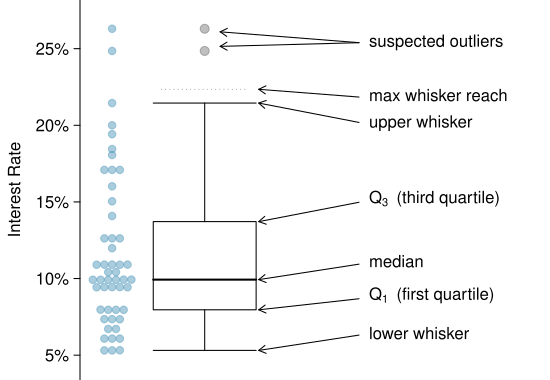

Source code (R):
require(openintro)
data(COL)
d <- loan50$interest_rate
the.seed <- 2

myPDF("loan_int_rate_box_plot_layout.pdf", 5.5, 3.8,
      mar = c(0, 4, 0, 1),
      mgp = c(2.8, 0.55, 0))
boxPlot(d,
        ylab = 'Interest Rate',
        xlim = c(0.3, 3),
        axes = FALSE,
        ylim = range(d) + sd(d) * c(-1,1) * 0.2)
AxisInPercent(2, c(0, pretty(d)))

arrows(2, min(d) + 1, 1.35, min(d), length = 0.08)
text(2, min(d) + 1, 'lower whisker', pos = 4)

arrows(2, quantile(d, 0.25) + sd(d) / 7,
       1.35, quantile(d, 0.25),
       length = 0.08)
text(2, quantile(d, 0.25) + sd(d)/6.5,
     expression(Q[1]~~'(first quartile)'), pos = 4)

m <- median(d)
arrows(2, m + sd(d) / 5, 1.35, m, length = 0.08)
text(2,m + sd(d) / 4.7, 'median', pos = 4)

q <- quantile(d, 0.75)
arrows(2, q + sd(d) / 4, 1.35, q, length = 0.08)
text(2, q + sd(d) / 3.8,
     expression(Q[3]~~'(third quartile)'), pos = 4)

arrows(2, rev(sort(d))[3] - sd(d) / 4,
       1.35, rev(sort(d))[3], length = 0.08)
text(2, rev(sort(d))[3] - sd(d) / 3.8,
     'upper whisker', pos = 4)

y <- quantile(d, 0.75) + 1.5 * IQR(d)
arrows(2, y - 0.1 * sd(d),
       1.35, y, length = 0.08)
lines(c(0.72, 1.28), rep(y, 2),
      lty = 3, col = '#00000066')
text(2, y - 0.1 * sd(d),
     'max whisker reach', pos = 4)

m <- rev(tail(sort(d), 5))
s <- m[1] - 0.3 * sd(m)
arrows(2, s, 1.1, m[1] - 0.2, length = 0.08)
arrows(2, s, 1.1, m[2] + 0.3, length = 0.08)
text(2, s, 'suspected outliers', pos = 4)

set.seed(the.seed)
pt.jitter <- 0.05
nco <- 50
cutoffs <- seq(0.9 * min(d), max(d), length.out = nco)
for (i in 2:nco) {
  these <- which(cutoffs[i - 1] < d & d <= cutoffs[i])
  lt <- length(these)
  if (lt == 0) {
    next
  }
  x <- pt.jitter * (1:lt)
  x <- x - mean(x)
  points(rep(0.4, lt) + x, d[these],
      col = rep(COL[1, 3], 25), pch = 19)
}

dev.off()

sort(d)[25:26]
quantile(d, c(0.25, 0.5, 0.75))
tail(sort(d), 4)


myPDF("loan_int_rate_box_plot_layout_small.pdf", 1.5, 2.5,
      mar = c(0, 4.1, 0, 0),
      mgp = c(2.3, 0.45, 0),
      tcl = -0.2)
boxPlot(d,
        ylab = '',
        axes = FALSE,
        xlim = c(0.5, 1.45),
        ylim = range(d) + sd(d) * c(-1,1) * 0.2)
AxisInPercent(2, c(0, pretty(d)), cex = 1.1)
par(las = 0)
mtext("Interest Rate", 2,
      line = 2.5,
      cex = 1.1)
dev.off()

myPDF("loan_int_rate_box_plot_horiz.pdf", 2.5, 1.5,
      mar = c(4.1, 0, 0, 0),
      mgp = c(2.3, .45, 0),
      tcl = -0.2)
boxPlot(d,
        ylab = 'I',
        axes = FALSE, horiz=TRUE,
        ylim = c(0.5, 1.45),
        xlim = range(d) + sd(d) * c(-1,1) * 0.2)
AxisInPercent(1, c(0, pretty(d)), cex = 1.1)
par(las = 0)
mtext("Interest Rate", 1,
      line = 2.5,
      cex = 1.1)
dev.off()
